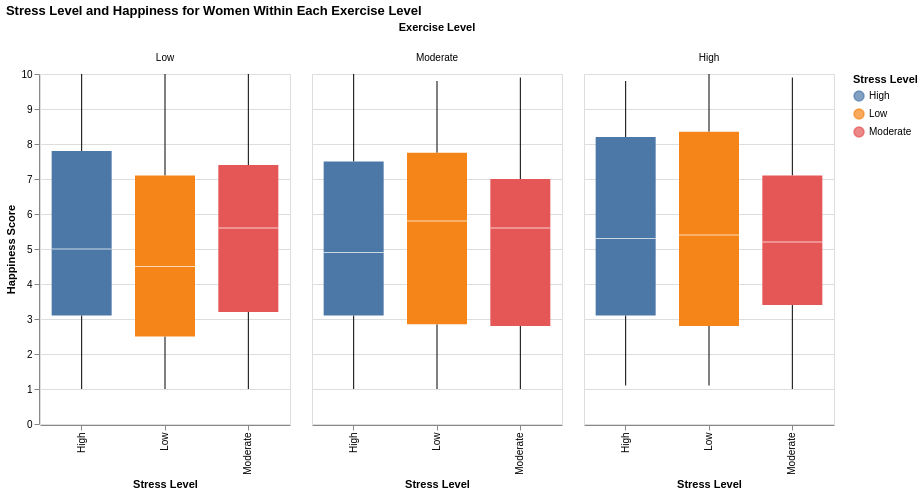

Notebook cell for this chart:
### Code cell
chart3 = alt.Chart(women_data).mark_boxplot(size=60).encode(

    x=alt.X("Stress Level:N", title="Stress Level"),

    y=alt.Y("Happiness Score:Q", title="Happiness Score"),

    column=alt.Column("Exercise Level:N", sort=["Low","Moderate","High"], title="Exercise Level"),

    color=alt.Color("Stress Level:N", title="Stress Level"),

    tooltip=["Exercise Level","Happiness Score","Stress Level"]

).properties(
    title="Stress Level and Happiness for Women Within Each Exercise Level",
    width=250,
    height=350
)

chart3

### Figure 1 — Vega-Lite specification as saved in the notebook (floating-point values rounded to 4 significant figures; data arrays with more than 128 entries replaced by an {"elided": "..."} marker saying what was removed)
{"config": {"view": {"continuousWidth": 300, "continuousHeight": 300}}, "data": {"name": "data-d3d857a2d0400f456afaabb2ec62ffea"}, "mark": {"type": "boxplot", "size": 60}, "encoding": {"color": {"field": "Stress Level", "title": "Stress Level", "type": "nominal"}, "column": {"field": "Exercise Level", "sort": ["Low", "Moderate", "High"], "title": "Exercise Level", "type": "nominal"}, "tooltip": [{"field": "Exercise Level", "type": "nominal"}, {"field": "Happiness Score", "type": "quantitative"}, {"field": "Stress Level", "type": "nominal"}], "x": {"field": "Stress Level", "title": "Stress Level", "type": "nominal"}, "y": {"field": "Happiness Score", "title": "Happiness Score", "type": "quantitative"}}, "height": 350, "title": "Stress Level and Happiness for Women Within Each Exercise Level", "width": 250, "$schema": "https://vega.github.io/schema/vega-lite/v5.8.0.json", "datasets": {"data-d3d857a2d0400f456afaabb2ec62ffea": {"elided": "1024 records"}}}
